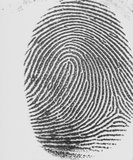
%> input picture MATLAB_machinbevison_hyomeowrk/project 3/project_3_source code/project_3_source code/fingerprint.jpg, 133 x 160 px, shrunk from 400 x 480 before the run
$ octave Question2.m   (GNU Octave 9; MATLAB toolbox functions it lacks are replaced by stand-ins)
%> lines starting %> are read from the running program, lines starting %| are printed output that depends on the picture; in (x1, y1, x2, y2) boxes, pixels count from 0 and x2, y2 are one past the last pixel; in counts of white or black regions, pixels touching at a corner belong together; the program's own positions count from 1
% reads in requested image
img = imread("fingerprint.jpg");
%> img is the input picture: size 160x133 uint8; min 26, max 255, mean 173.8
%creates a histogram of the image
img_histo = imhist(img);
%> img_histo = 256 values, max 2679 at index 229, min 0 at index 1, mean 83.12
%creates a threshold value to be used
threshold_value = 100;
%applies threshold to the image
img_2 = img < threshold_value;
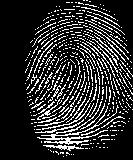
%> img_2: size 160x133 logical; 18% white in thin lines or dots, all inside (x1, y1, x2, y2) = (25, 0, 133, 157)
%creates a set of structuring elements to be used
dilation_filter = [0 1 0; 1 1 1; 0 1 0];
dilation_filter_2 = [1 1 1; 1 1 1; 1 1 1];
dilation_filter_3 = [0 0 1 0 0; 0 1 1 1 0; 1 1 1 1 1; 0 1 1 1 0; 0 0 1 0 0];
dilation_filter_4 = [1 1 1 1 1; 1 1 1 1 1; 1 1 1 1 1; 1 1 1 1 1; 1 1 1 1 1];

%creates a set of structuring elements to be used
erosion_filter = [1 1 1; 1 1 1; 1 1 1];
erosion_filter_2 = [0 1 0; 1 1 1; 0 1 0];

% [8 lines of commented-out code are left out]
F = imdilate(img_2,dilation_filter_2);
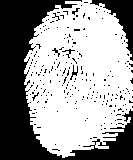
%> F: size 160x133 logical; 60.1% white; 227 black regions (221 under 20 px), largest, box (x1, y1, x2, y2) and area: (0, 0, 133, 160) 7028, (90, 0, 133, 61) 803, (70, 65, 78, 80) 38, (62, 49, 75, 58) 29, (52, 48, 60, 57) 22, (72, 8, 80, 15) 21
%G = imdilate(img_2,dilation_filter_3);

%H= imerode(img_2,erosion_filter);
%I = imerode(img_2,erosion_filter_2);
J= imclose(img_2,erosion_filter);
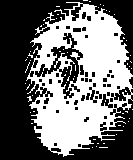
%> J: size 160x133 logical; 44.2% white; 62 white regions (60 under 20 px), largest, box (x1, y1, x2, y2) and area: (26, 2, 133, 157) 9229, (46, 12, 55, 21) 24
%K = imclose(img_2,erosion_filter_2);

L = imdilate(J,dilation_filter);
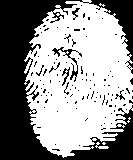
%> L: size 160x133 logical; 57.3% white; 112 black regions (104 under 20 px), largest, box (x1, y1, x2, y2) and area: (0, 0, 133, 160) 8393, (52, 47, 82, 82) 175, (62, 67, 70, 86) 52
% [9 lines of commented-out code are left out]
U = imclose(J,erosion_filter_2);
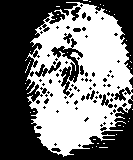
%> U: size 160x133 logical; 47.1% white; 39 white regions (38 under 20 px), largest, box (x1, y1, x2, y2) and area: (26, 2, 133, 157) 9942

% [6 lines of commented-out code are left out]
AA = imdilate(J,dilation_filter_2);
%AB = imdilate(J,dilation_filter_3);
%AC = imdilate(J,dilation_filter_4);

%creats a 2x2 tile to place the images
figure
tiledlayout(2,2)
%display the orginal image in the first tile
nexttile
imshow(img);
title('orginal image');

nexttile
bar(img_histo);
title('histogram of orginal image');

nexttile
imshow(img_2);
title('orginal image with threshold applied');

nexttile
imshow(F);
title('first dilation');
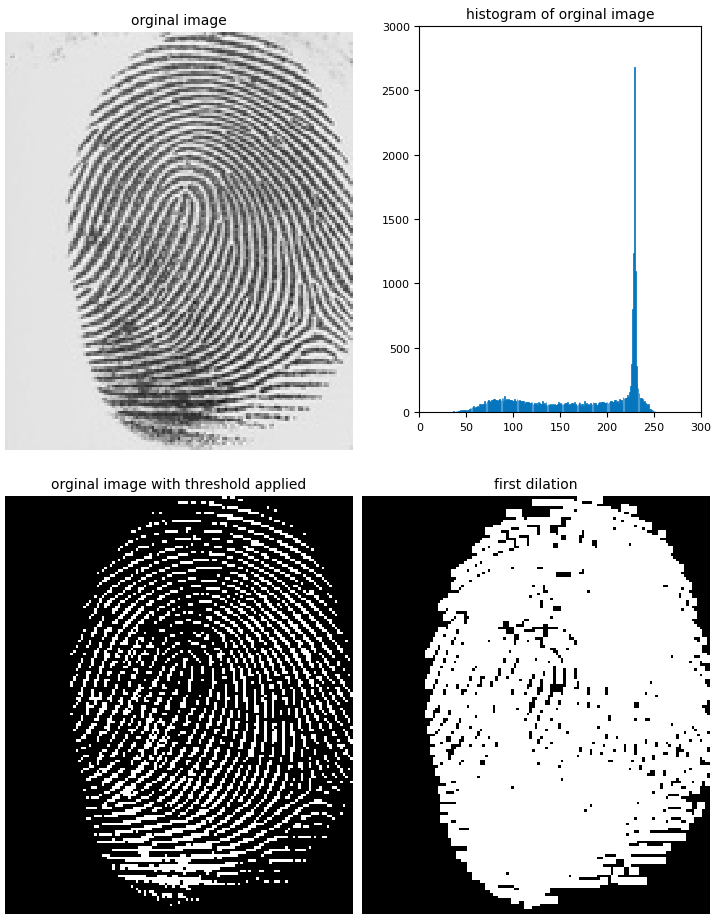
%> figure redrawn from the program's plot data, 4 panels
pause;

%saves the figure as a png file
saveas(gcf, 'Question2_orginal.png');


%creats a 2x2 tile to place the images
figure
tiledlayout(2,2)
nexttile
imshow(J);
title('second erosion');

nexttile
imshow(L);
title('third dilation');

nexttile
imshow(U);
title('fourth erosion');

nexttile
imshow(AA);
title('5th dilation');
%saves the figure as a png file
saveas(gcf, 'Question2_Test.png');
